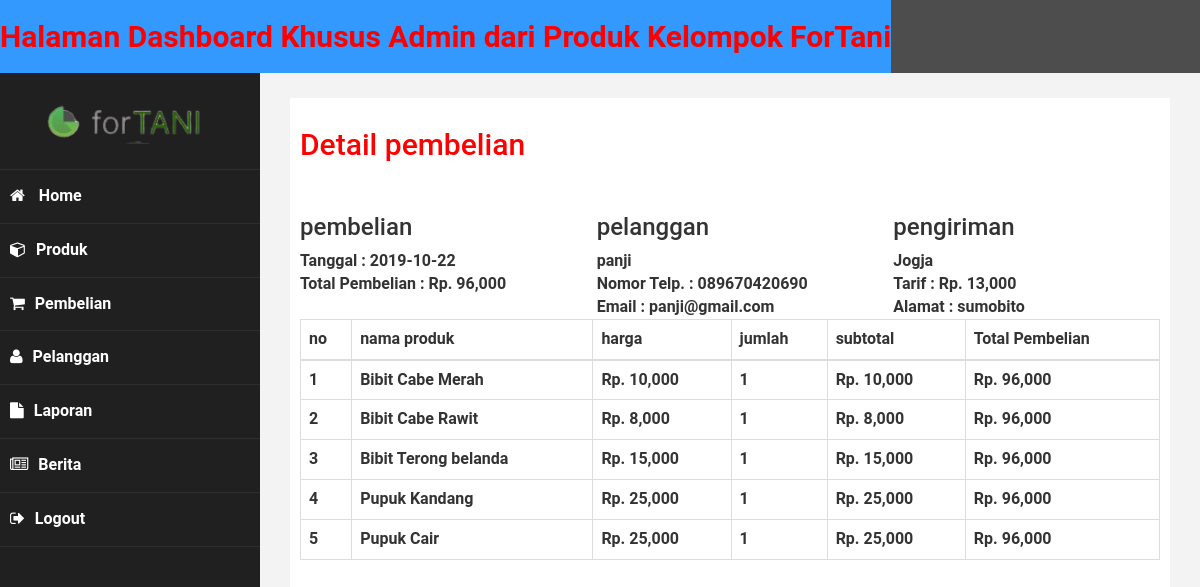
The app's page /admin/index.php?halaman=detail&id=72 (signed in) with its own data.
### tables this page shows
CREATE TABLE `pembelian` (
  `id_pembelian` int(11) NOT NULL,
  `id_pelanggan` int(11) NOT NULL,
  `id_ongkir` int(11) NOT NULL,
  `tanggal_pembelian` date NOT NULL,
  `total_pembelian` int(11) NOT NULL,
  `alamat_pembelian` text NOT NULL,
  `status_pembelian` varchar(50) NOT NULL DEFAULT 'pending',
  `resi_pengiriman` varchar(50) NOT NULL
);

CREATE TABLE `pelanggan` (
  `id_pelanggan` int(11) NOT NULL,
  `email_pelanggan` varchar(55) NOT NULL,
  `pass_pelanggan` varchar(55) NOT NULL,
  `nama_pelanggan` varchar(55) NOT NULL,
  `telepon_pelanggan` varchar(22) NOT NULL,
  `foto` varchar(50)
);

CREATE TABLE `ongkir` (
  `id_ongkir` int(11) NOT NULL,
  `nama_kota` varchar(77) NOT NULL,
  `tarif` int(11) NOT NULL
);

CREATE TABLE `pembelian_produk` (
  `id_pembelian_produk` int(11) NOT NULL,
  `id_pembelian` int(11) NOT NULL,
  `id_produk` int(11) NOT NULL,
  `jumlah` int(11) NOT NULL,
  `nama` varchar(100) NOT NULL,
  `harga` int(11) NOT NULL,
  `berat` int(11) NOT NULL,
  `subberat` int(11) NOT NULL,
  `subharga` int(11) NOT NULL
);

CREATE TABLE `produk` (
  `id_produk` int(11) NOT NULL,
  `nama_produk` varchar(55) NOT NULL,
  `harga_produk` varchar(22) NOT NULL,
  `berat_produk` int(11) NOT NULL,
  `foto_produk` varchar(22) NOT NULL,
  `deskripsi_produk` text NOT NULL,
  `stok_produk` int(5) NOT NULL
);

### admin/detail.php (the view, shortened to what this page needs)
<h2>Detail pembelian</h2>
<?php include "koneksi.php"; ?>
<?php
$ambil = $koneksi->query("SELECT * FROM pembelian JOIN pelanggan ON pembelian.id_pelanggan=pelanggan.id_pelanggan JOIN ongkir ON pembelian.id_ongkir=ongkir.id_ongkir
	WHERE pembelian.id_pembelian='$_GET[id]'");
$detail = $ambil->fetch_assoc();
?>
 <br>
<div class="row">
	<div class="col-md-4">
		<h3>pembelian</h3>
		Tanggal : <?php echo $detail["tanggal_pembelian"]; ?><br>
		Total Pembelian : Rp. <?php echo number_format($detail["total_pembelian"]); ?>
	</div>
	<div class="col-md-4">
		<h3>pelanggan</h3>
		<strong><?php echo $detail ['nama_pelanggan']; ?></strong><br>
		 	Nomor Telp. : <?php echo $detail ['telepon_pelanggan']; ?><br>
		 	Email : <?php echo $detail ['email_pelanggan']; ?>
	</div>
	<div class="col-md-4">
		<h3>pengiriman</h3>
		<strong><?php echo $detail ['nama_kota']; ?></strong><br>
		Tarif : Rp. <?php echo number_format($detail["tarif"]); ?><br>
		Alamat : <?php echo $detail["alamat_pembelian"]; ?>
	</div>
</div>
 <table class="table table-bordered">
 	<thead>
 		<tr>
 			<th>no</th>
 			<th>nama produk</th>
 			<th>harga</th>
 			<th>jumlah</th>
 			<th>subtotal</th>
 			<th>Total Pembelian</th>
 		</tr>
 	</thead>
 		<tbody>
 			<?php $nomor=1 ?>
 		<?php $ambil = $koneksi->query("SELECT * FROM pembelian_produk JOIN produk ON pembelian_produk.id_produk=produk.id_produk
 		WHERE pembelian_produk.id_pembelian='$_GET[id]'"); ?>
 		<?php while ($pecah = $ambil->fetch_assoc()){ ?>
 		<tr>
 			<td><?php echo $nomor; ?></td>
 			<td><?php echo $pecah['nama_produk']; ?></td>
 			<td>Rp. <?php echo number_format($pecah['harga_produk']) ?></td>
 			<td><?php echo $pecah['jumlah']; ?></td>
 			<td>
 				Rp. <?php echo number_format($pecah['harga_produk'] * $pecah['jumlah']); ?>
 			</td>
 			<td>
 				Rp. <?php echo number_format($detail['total_pembelian']); ?>
 			</td>
 		</tr>
 		<?php $nomor++ ?>
 		<?php } ?>
 		</tbody>
 	</table>

### admin/assets/css/custom.css (style rules this page uses)
body { font-family: 'Open Sans', sans-serif; }
h2 { color: #f00; }

### admin/index.php (style rules this page uses)
body { background: url('assets/img/Frame 2.png') no-repeat center center fixed; -webkit-background-size: cover; -moz-background-size: cover; -o-background-size: cover; background-size: cover; overflow-x: hidden; font-family: 'Roboto', sans-serif; font-size: 16px; }

### records on screen
pembelian: tanggal_pembelian "2019-10-22", total_pembelian "96,000", id_pelanggan.nama_pelanggan "panji", id_pelanggan.telepon_pelanggan "089670420690", id_pelanggan.email_pelanggan "panji@gmail.com", id_ongkir.nama_kota "Jogja", id_ongkir.tarif "13,000", alamat_pembelian "sumobito"
pembelian_produk: id_produk.nama_produk "Bibit Cabe Merah", id_produk.harga_produk "10,000", jumlah "1", $pecah['harga_produk'] * $pecah['jumlah'] "10,000", id_pembelian.total_pembelian "96,000"
pembelian_produk: id_produk.nama_produk "Bibit Cabe Rawit", id_produk.harga_produk "8,000", jumlah "1", $pecah['harga_produk'] * $pecah['jumlah'] "8,000", id_pembelian.total_pembelian "96,000"
pembelian_produk: id_produk.nama_produk "Bibit Terong belanda", id_produk.harga_produk "15,000", jumlah "1", $pecah['harga_produk'] * $pecah['jumlah'] "15,000", id_pembelian.total_pembelian "96,000"
pembelian_produk: id_produk.nama_produk "Pupuk Kandang", id_produk.harga_produk "25,000", jumlah "1", $pecah['harga_produk'] * $pecah['jumlah'] "25,000", id_pembelian.total_pembelian "96,000"
pembelian_produk: id_produk.nama_produk "Pupuk Cair", id_produk.harga_produk "25,000", jumlah "1", $pecah['harga_produk'] * $pecah['jumlah'] "25,000", id_pembelian.total_pembelian "96,000"
